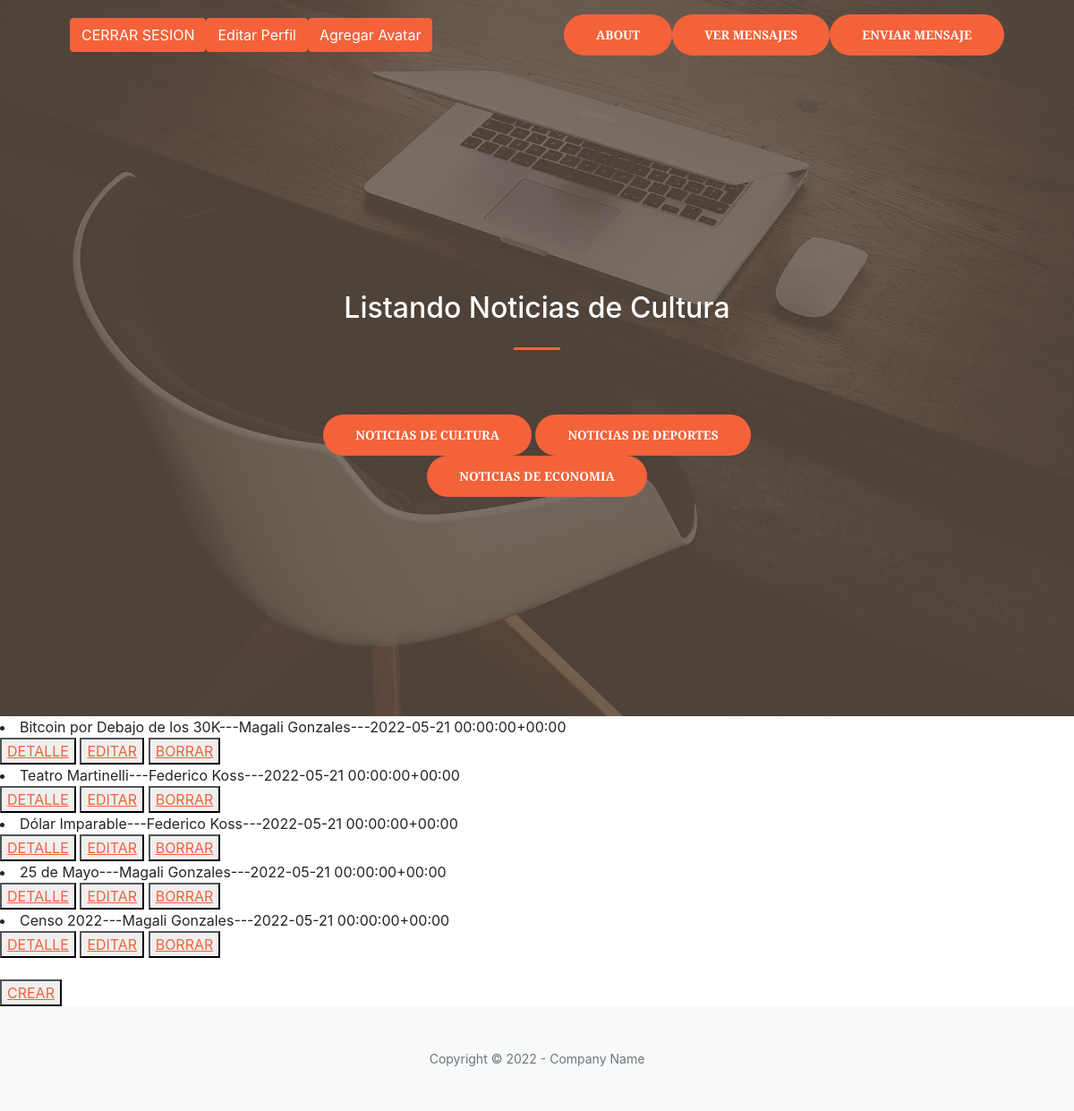
/culture/list/ (signed in), run on the app's committed database.
### AppBlog/models.py (models this page shows)
class Culture(models.Model):
    titulo = models.CharField(max_length=50)
    subtitulo= models.CharField(max_length=50)
    cuerpo = models.CharField(max_length=150)
    autor = models.CharField(max_length=50)
    fecha = models.DateTimeField(max_length=50)
    imagen = models.ImageField(upload_to='posteo', blank=True, null=True)
    def __str__(self):
        return self.titulo +"---"+self.autor+"---"+str(self.fecha)

### AppBlog/views.py (the view)
# urls.py: path('culture/list/',CultureList.as_view(),name ='culture_listar' ),
class CultureList(LoginRequiredMixin,ListView):
    model = Culture
    template_name = 'AppBlog/culture_list.html'

### AppBlog/templates/AppBlog/culture_list.html
{% extends "AppBlog/padre.html" %}
{% load static %}
{% block titulo %}
<h2 style="color:white">Listando Noticias de Cultura</h2>
{% endblock %}
{% block cuerpo %}
{% for cult in object_list %}
<li>{{cult}}</li>
<button>
    <a href="{% url 'culture_detalle' cult.id %}">DETALLE</a>
</button>
<button>
    <a href="{% url 'culture_editar' cult.id %}">EDITAR</a>
</button>
<button>
    <a href="{% url 'culture_borrar' cult.id %}">BORRAR</a>
</button>
<br>
{% endfor %}
<br>
 <button>
    <a href="{% url 'culture_crear' %}">CREAR</a>
</button>
{% endblock %}

### data on the page
Culture: titulo+autor+fecha "Bitcoin por Debajo de los 30K---Magali Gonzales---2022-05-21 00:00:00+00:00"
Culture: titulo+autor+fecha "Teatro Martinelli---Federico Koss---2022-05-21 00:00:00+00:00"
Culture: titulo+autor+fecha "Dólar Imparable---Federico Koss---2022-05-21 00:00:00+00:00"
Culture: titulo+autor+fecha "25 de Mayo---Magali Gonzales---2022-05-21 00:00:00+00:00"
Culture: titulo+autor+fecha "Censo 2022---Magali Gonzales---2022-05-21 00:00:00+00:00"
